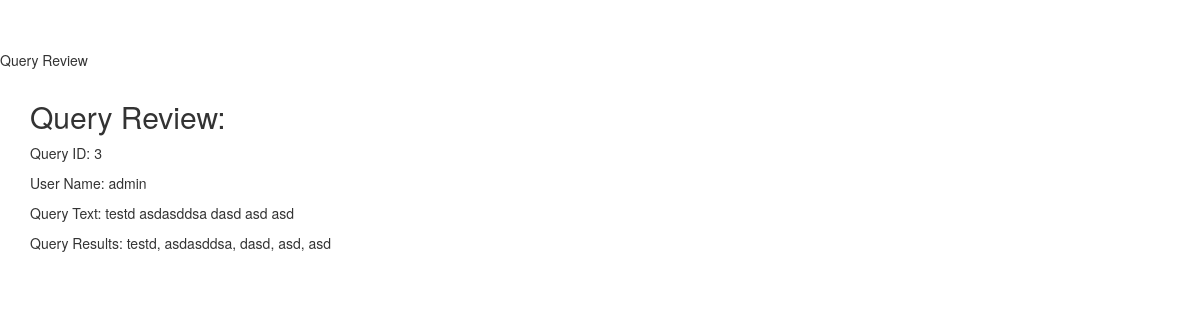
The app's page /history/query3 (signed in) with its own data.
### app.py (models this page shows)
class Queries(db.Model):
    __tablename__ = 'queries'
    QueryID = db.Column(db.Integer, primary_key=True, autoincrement=True)
    username = db.Column(db.String(80))
    QueryText = db.Column(db.String(5000))
    QueryResult = db.Column(db.String(5000))

### app.py (the view)
@app.route('/history/query<id>', methods=['GET'])
@login_required
def queryreview(id):
    if current_user.is_authenticated:
        if current_user.username == 'admin':
            queryreview = Queries.query.filter_by(QueryID = id).first()
        else:
            queryreview = Queries.query.filter_by(QueryID = id, username=current_user.username).first()
        return render_template('queryreview.html', queryreview=queryreview)

### app.py (called while the page is built)
@login_manager.user_loader
def load_user(user_id):
    return User.query.get(int(user_id))

### templates/queryreview.html (shortened to what this page needs)
{% extends "bootstrap/base.html" %}
{% import "bootstrap/wtf.html" as wtf %}
{% block styles %}
{{super()}}
<link rel="stylesheet" href="{{url_for('.static', filename='spellcheck.css')}}">
{% endblock %}
{% block content %}
<p>Query Review</p>
    <div class="container">
        <h2>Query Review:</h2>
        <p id="queryid">Query ID: {{ queryreview.QueryID }}</p>
        <p id="username">User Name: {{ queryreview.username}}</p>
        <p id="querytext">Query Text: {{ queryreview.QueryText}}</p>
        <p id="queryresults">Query Results: {{ queryreview.QueryResult}}</p>
    </div>
{% endblock %}

### static/spellcheck.css (style rules this page uses)
body { padding-top: 50px; }

### records on screen
Queries: QueryID "3", username "admin", QueryText "testd asdasddsa dasd asd asd", QueryResult "testd, asdasddsa, dasd, asd, asd"
